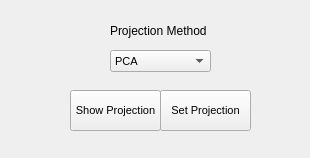
<?xml version="1.0" encoding="UTF-8"?>
<ui version="4.0">
 <class>ParametersLinear</class>
 <widget class="QWidget" name="ParametersLinear">
  <property name="geometry">
   <rect>
    <x>0</x>
    <y>0</y>
    <width>310</width>
    <height>158</height>
   </rect>
  </property>
  <property name="windowTitle">
   <string>Form</string>
  </property>
  <widget class="QComboBox" name="linearTypeCombo">
   <property name="geometry">
    <rect>
     <x>110</x>
     <y>50</y>
     <width>101</width>
     <height>22</height>
    </rect>
   </property>
   <property name="font">
    <font>
     <pointsize>8</pointsize>
    </font>
   </property>
   <property name="toolTip">
    <string>Linear projection methods:
Naive Bayes: computed separately over the two axes
PCA: Principal Component Analysis
LDA: Linear Discriminant Analysis
Fisher: Fisher Linear Discriminant</string>
   </property>
   <item>
    <property name="text">
     <string>PCA</string>
    </property>
   </item>
   <item>
    <property name="text">
     <string>LDA</string>
    </property>
   </item>
   <item>
    <property name="text">
     <string>Fisher LDA</string>
    </property>
   </item>
   <item>
    <property name="text">
     <string>ICA</string>
    </property>
   </item>
   <item>
    <property name="text">
     <string>None (Naive Bayes)</string>
    </property>
   </item>
  </widget>
  <widget class="QLabel" name="label_19">
   <property name="geometry">
    <rect>
     <x>110</x>
     <y>20</y>
     <width>101</width>
     <height>21</height>
    </rect>
   </property>
   <property name="font">
    <font>
     <pointsize>9</pointsize>
    </font>
   </property>
   <property name="text">
    <string>Projection Method</string>
   </property>
  </widget>
  <widget class="QPushButton" name="projectionButton">
   <property name="geometry">
    <rect>
     <x>70</x>
     <y>90</y>
     <width>91</width>
     <height>41</height>
    </rect>
   </property>
   <property name="font">
    <font>
     <pointsize>8</pointsize>
    </font>
   </property>
   <property name="text">
    <string>Show Projection</string>
   </property>
  </widget>
  <widget class="QPushButton" name="toCanvasButton">
   <property name="geometry">
    <rect>
     <x>160</x>
     <y>90</y>
     <width>91</width>
     <height>41</height>
    </rect>
   </property>
   <property name="font">
    <font>
     <pointsize>8</pointsize>
    </font>
   </property>
   <property name="text">
    <string>Set Projection</string>
   </property>
  </widget>
 </widget>
 <resources/>
 <connections/>
</ui>
